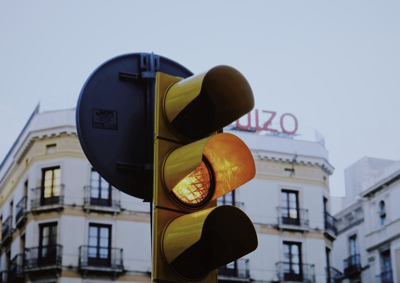
#> input picture datasets/images/road1.png, 400 x 283 px, found by its file name; its folder holds only this picture in this run
$ jupyter execute --allow-errors TrafficSignDetection.ipynb
#> lines starting #> are read from the running program, lines starting #| are printed output that depends on the picture
#> the answer given: road1.png
<a href="https://colab.research.google.com/github/ngminh124/traffic-sign-detection/blob/main/TrafficSignDetection.ipynb" target="_parent"></a>

[cell 1]
from google.colab import files
from google.colab import drive
import os

# Gắn kết Google Drive trước để kiểm tra dữ liệu
try:
    drive.mount('/content/drive', force_remount=True)
except Exception as e:
    print(f"Lỗi khi gắn kết Google Drive: {e}")
    raise

# Kiểm tra xem dữ liệu có tồn tại trong Drive hay không
dataset_path = '/content/drive/MyDrive/road-sign-detection'

#> (the rest of this cell did not finish here and is left out)

[cell 2]
import time
import os
import cv2
import numpy as np
import pandas as pd
import matplotlib.pyplot as plt
import xml.etree.ElementTree as ET

from skimage.transform import resize
from skimage import feature
from sklearn.svm import SVC
from sklearn.preprocessing import LabelEncoder
from sklearn.preprocessing import StandardScaler
from sklearn.model_selection import train_test_split
from sklearn.metrics import accuracy_score

[cell 3]
# đọc 1 file xml cụ thể sử dụng ElementTree

xml_file = '/content/annotations/road0.xml'
#> (the rest of this cell did not finish here and is left out)

[cell 4]
# đọc toàn bộ datasets
# đọc qua các file annotations bằng hàm listdr của module os
# đọc ảnh thông qua thư viện opencv
annotations_dir = '/content/annotations'
img_dir = '/content/images'
img_lst = []
label_lst = []
#> (the rest of this cell did not finish here and is left out)

#> (a cell that did not finish here is left out)

#> (a cell that did not finish here is left out)

[cell 7]
# sử dụng HOG thay vì flatten
def preprocess_img(img):
  if len(img.shape) > 2:
    img = cv2.cvtColor(img, cv2.COLOR_BGR2GRAY)
  img=img.astype(np.float32)
  resized_img = resize(
      img,
      output_shape=(32, 32),
      anti_aliasing=True
  )
  hog_feature = feature.hog(
      resized_img,
      orientations=9,
      pixels_per_cell=(8, 8),
      cells_per_block=(2, 2),
      transform_sqrt=True,
      block_norm="L2",
      feature_vector=True
  )
  return hog_feature.reshape(1,-1)

[cell 8]
img_features_lst =[]
for img in img_lst:
  hog_feature = preprocess_img(img)
  img_features_lst.append(hog_feature)
#> further down, img is the input picture: shape (283, 400, 3); mean B, G, R 141.5, 133.9, 129.9
img_features= np.array(img_features_lst)
print("X shape: ")
print(img_features.shape)

[cell 9]
# encode label thành dạng số để phục vụ cho việc train
label_encoder= LabelEncoder()
encoded_labels= label_encoder.fit_transform(label_lst)
print(label_encoder.classes_)
encoded_labels

[cell 10]
random_state=0
test_size=0.3
is_shuffle= True
#> (the rest of this cell did not finish here and is left out)

[cell 11]
# Sửa lỗi bằng cách flatten mỗi sample
X_train_fixed = []
#> (the rest of this cell did not finish here and is left out)

[cell 12]
# train và đánh giá model
clf= SVC(
    kernel='rbf',
    random_state=random_state,
    probability=True,
    C=0.5

)
#> (the rest of this cell did not finish here and is left out)

#> (a cell that did not finish here is left out)

[cell 14]
# lấy danh sách các cửa sổ cắt được
def sliding_window(img, window_sizes, stride, scale_factor):
    img_height, img_width = img.shape[:2]
    windows = []
    for window_size in window_sizes:
        window_width, window_height = window_size
        for ymin in range(0, img_height - window_height + 1, stride):
            for xmin in range(0, img_width-window_width + 1, stride):
                xmax = xmin + window_width
                ymax = ymin + window_height
                windows.append([xmin, ymin, xmax, ymax])
    return windows

[cell 15]
# scale ảnh để bắt được các object nhỏ so với kích thước ảnh
def pyramid(img, scale=0.8, min_size=(32, 32)):
#> called with scale = 0.8, min_size = (32, 32)
    acc_scale = 1.0
    pyramid_imgs = [(img, acc_scale)]
    i = 0
    while True:
        acc_scale = acc_scale * scale
        h = int(img.shape[0] * acc_scale)
        w = int(img.shape[1] * acc_scale)
        if h<min_size[1] or w < min_size[0]:
            break
        img = cv2.resize(img, (w, h))
        pyramid_imgs.append((img, acc_scale * (scale ** i)))
        i += 1
#> this loop made 4 passes
#> pass 1, in pyramid, `img = cv2.resize(img, (w, h))`:
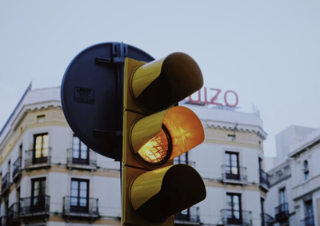
#> img: shape (226, 320, 3); mean of channels 0, 1, 2 141.4, 133.8, 129.8; drawn as B, G, R
#> pass 2, in pyramid, `img = cv2.resize(img, (w, h))`:
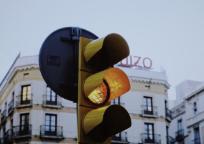
#> img: shape (144, 204, 3); mean of channels 0, 1, 2 141.3, 133.7, 129.7; drawn as B, G, R
#> pass 3, in pyramid, `img = cv2.resize(img, (w, h))`:
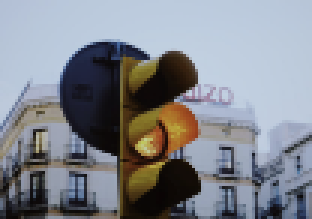
#> img: shape (73, 104, 3) (shown 3 times larger); mean of channels 0, 1, 2 141.2, 133.6, 129.6; drawn as B, G, R
#> after the loop, acc_scale = 0.41; i = 3; pyramid_imgs = 4 items
    return pyramid_imgs

[cell 16]
# [31 lines left out: function visualize_bbox, not called in this run]

#> (a cell that did not finish here is left out)

#> (a cell that did not finish here is left out)

[cell 19]
# tính chỉ số iou để loại bỏ các bounding box bị trùng lặp với 1 biển báo
# [15 lines left out: function iou_bbox, not called in this run]

[cell 20]
# [13 lines left out: function compute_iou, not called in this run]

[cell 21]
# sử dụng thuật toán non maximun suppression nhằm loại bỏ các bounding box có độ tin cậy thấp và hoặc bị trùng lặp dựa trên ngương iou đã được tính
# [29 lines left out: function nms, not called in this run]

[cell 22]
import os
import time
import cv2
import numpy as np

# Tạo thư mục output nếu chưa có
output_dir = '/content/output'
os.makedirs(output_dir, exist_ok=True)

# Configuration
img_dir = '/content/images'
img_filename_lst = os.listdir(img_dir)[:20]
conf_threshold = 0.95
iou_threshold = 0.5
stride = 12
window_sizes = [
    (32, 32),
    (64, 64),
    (128, 128)
]

# Process each image
#> (the rest of this cell did not finish here and is left out)

$ run again, on datasets/images/road131.png
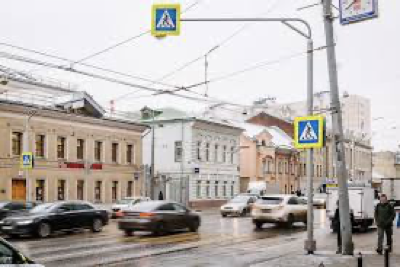
#> input picture datasets/images/road131.png, 400 x 267 px, found by its file name
#> img is the input picture: shape (267, 400, 3); mean B, G, R 174.5, 178.3, 184.5
#> the loop in pyramid, `while True:` made 4 passes
#> pass 1, in pyramid, `img = cv2.resize(img, (w, h))`:
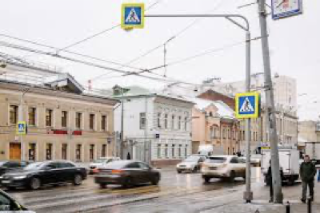
#> img: shape (213, 320, 3); mean of channels 0, 1, 2 174.4, 178.2, 184.4; drawn as B, G, R
#> pass 3, in pyramid, `img = cv2.resize(img, (w, h))`:
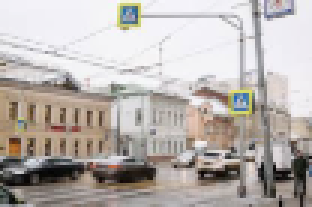
#> img: shape (69, 104, 3) (shown 3 times larger); mean of channels 0, 1, 2 174.2, 177.9, 184.2; drawn as B, G, R
#> after the loop in pyramid, `while True:`: acc_scale = 0.41; i = 3; pyramid_imgs = 4 items

$ run again, on datasets/images/road140.png
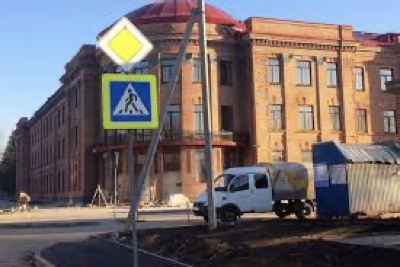
#> input picture datasets/images/road140.png, 400 x 267 px, found by its file name
#> img is the input picture: shape (267, 400, 3); mean B, G, R 107.5, 106.4, 115.7
#> the loop in pyramid, `while True:` made 4 passes
#> pass 3, in pyramid, `img = cv2.resize(img, (w, h))`:
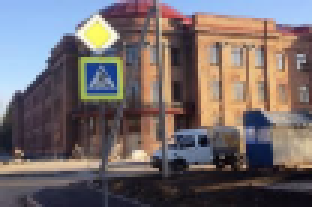
#> img: shape (69, 104, 3) (shown 3 times larger); mean of channels 0, 1, 2 107.1, 106.1, 115.3; drawn as B, G, R
#> after the loop in pyramid, `while True:`: acc_scale = 0.41; i = 3; pyramid_imgs = 4 items

$ run again, on datasets/images/road100.png
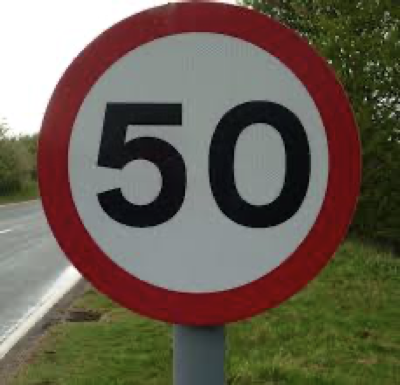
#> input picture datasets/images/road100.png, 400 x 385 px, found by its file name
#> img is the input picture: shape (385, 400, 3); mean B, G, R 82.4, 95.9, 105.6
#> the loop in pyramid, `while True:` made 5 passes
#> pass 3, in pyramid, `img = cv2.resize(img, (w, h))`:
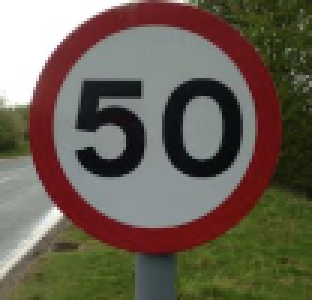
#> img: shape (100, 104, 3) (shown 3 times larger); mean of channels 0, 1, 2 82.1, 95.6, 105.3; drawn as B, G, R
#> after the loop in pyramid, `while True:`:
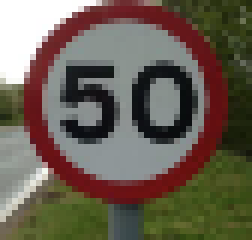
#> img: shape (40, 42, 3) (shown 6 times larger); mean of channels 0, 1, 2 81.9, 95.4, 105.2; drawn as B, G, R
#> after the loop in pyramid, `while True:`: acc_scale = 0.328; i = 4; pyramid_imgs = 5 items
